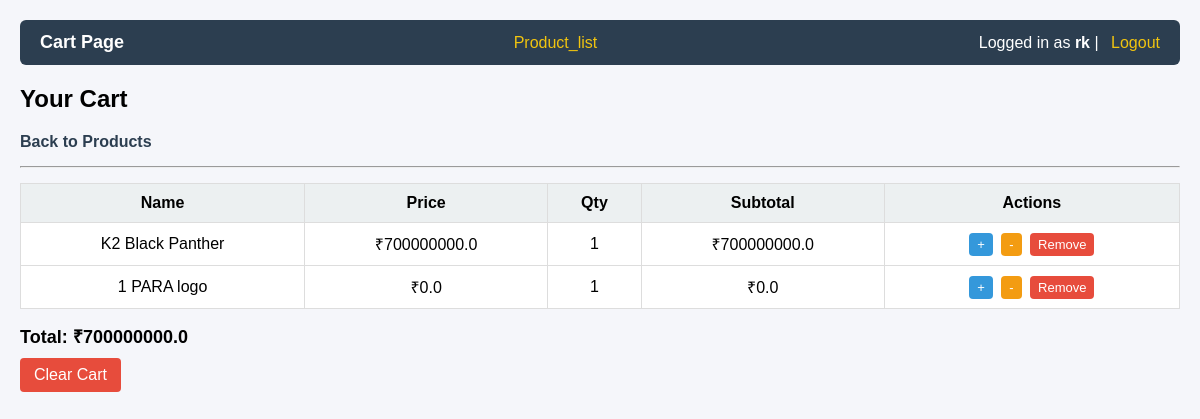
/user-cart/ (signed in), run on the app's committed database.
### app1/models.py (models this page shows, shortened)
class CartItem(models.Model):
    cart=models.ForeignKey(Cart,on_delete=models.CASCADE,related_name="items")
    product=models.ForeignKey(Product,on_delete=models.CASCADE)
    quantity=models.PositiveIntegerField(default=1)
    class Meta:
        unique_together = ('cart','product')

class Product(models.Model):
    p_name = models.CharField(max_length=25)
    p_price = models.FloatField()
    p_image = models.FileField(upload_to='products/')
    category = models.ForeignKey(
        Category,
        on_delete=models.CASCADE,
        related_name='products'
    )

### app1/views.py (the view)
# urls.py: path('user-cart/', read_cart_user, name='read_cart_user'),
@login_required(login_url='login_user')
def read_cart_user(request):
    cart, _ = Cart.objects.get_or_create(user=request.user)
    items = cart.items.all()
    total = 0
    for item in items:
        item.subtotal = item.product.p_price * item.quantity
        total += item.subtotal
    return render(request, 'cart.html', {
        'items': items,'total': total })

### template/cart.html (shortened to what this page needs)
{% load static %}
<!DOCTYPE html>
<html>
<head>
    <link rel="stylesheet" href="{% static 'cart.css' %}">
</head>
<body>
<div class="top-bar">
    <div class="title">Cart Page</div>
    <a href="{% url 'product_list'%}">Product_list</a>
    <div class="auth">
        {% if user.is_authenticated %}
            Logged in as <b>{{ user.username }}</b> |
            <a href="{% url 'logout_user' %}">Logout</a>
        {% else %}
            <a href="{% url 'login_user' %}">Login</a>
        {% endif %}
    </div>
</div>
<h2>Your Cart</h2>
<div class="nav">
    <a href="{% url 'product_list' %}">Back to Products</a>
</div>
<hr>
{% if items %}
<table class="cart-table">
    <tr>
        <th>Name</th>
        <th>Price</th>
        <th>Qty</th>
        <th>Subtotal</th>
        <th>Actions</th>
    </tr>
    {% for item in items %}
    <tr>
        <td>{{ item.product.p_name }}</td>
        <td>₹{{ item.product.p_price }}</td>
        <td>{{ item.quantity }}</td>
        <td>₹{{ item.subtotal }}</td>
        <td>
            <a class="btn" href="{% url 'inc_cart_user' item.product.id %}">+</a>
            <a class="btn warn" href="{% url 'dec_cart_user' item.product.id %}">-</a>
            <a class="btn danger" href="{% url 'remove_cart_user' item.product.id %}">Remove</a>
        </td>
    </tr>
    {% endfor %}
</table>
<div class="summary">
    <strong>Total: ₹{{ total }}</strong>
</div>
<a class="clear-btn" href="{% url 'clear_cart_user' %}">Clear Cart</a>
{% else %}
<p class="empty">Cart is empty</p>
{% endif %}
</body>
</html>

### static/cart.css (style rules this page uses)
body { font-family: Arial, sans-serif; background: #f5f6fa; margin: 0; padding: 20px; }
.top-bar { display: flex; justify-content: space-between; align-items: center; background: #2c3e50; color: white; padding: 12px 20px; border-radius: 6px; }
.top-bar a { color: #f1c40f; text-decoration: none; margin-left: 8px; }
.title { font-size: 18px; font-weight: bold; }
.nav { margin: 15px 0; }
.nav a { text-decoration: none; color: #2c3e50; font-weight: bold; }
.cart-table { width: 100%; border-collapse: collapse; background: white; margin-top: 15px; }
.cart-table th, .cart-table td { border: 1px solid #ddd; padding: 10px; text-align: center; }
.cart-table th { background: #ecf0f1; }
.btn { padding: 4px 8px; text-decoration: none; background: #3498db; color: white; border-radius: 4px; font-size: 13px; margin: 0 2px; }
.warn { background: #f39c12; }
.danger { background: #e74c3c; }
.summary { margin-top: 15px; font-size: 18px; }
.clear-btn { display: inline-block; margin-top: 10px; padding: 8px 14px; background: #e74c3c; color: white; text-decoration: none; border-radius: 4px; }

### data on the page
CartItem: product.p_name "K2 Black Panther", product.p_price "700000000.0", quantity "1", subtotal "700000000.0"
CartItem: product.p_name "1 PARA logo", product.p_price "0.0", quantity "1", subtotal "0.0"

### other printed values
{{ user.username }} "rk"
{{ total }} "700000000.0"
